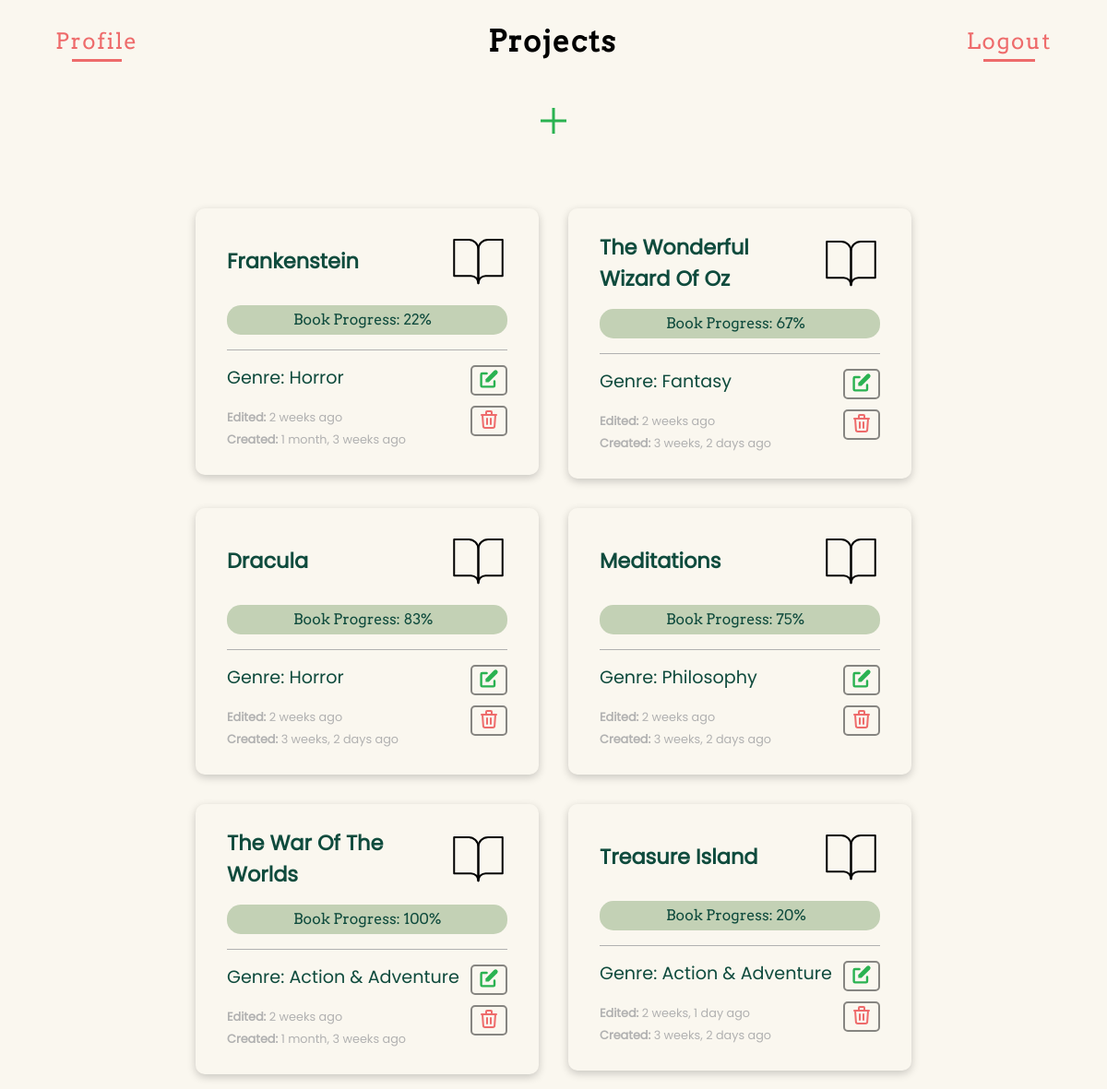
Screenshot of / (signed in) with the database file from the repository.
### writeoff/models.py (models this page shows, shortened)
class Project(models.Model):
    author = models.ForeignKey(
        User, on_delete=models.CASCADE, related_name="creator")
    title = models.CharField(max_length=60)
    slug = models.SlugField(unique=True, blank=True, null=True)
    genre = models.ForeignKey(
        Genre, on_delete=models.CASCADE, related_name="project")
    content = models.TextField(blank=True)
    created = models.DateTimeField(auto_now_add=True)
    edited = models.DateTimeField(auto_now=True)
    completed = models.BooleanField(default=False)
    def progress(self):
        try:
            totalEvents = self.timeline.all().count()
            completedEvents = self.timeline.filter(completed=True).count()
            return round((completedEvents/totalEvents)*100)
        except (AttributeError, ZeroDivisionError):
            return 0
    class Meta:
        ordering = ['-edited']

class Genre(models.Model):
    name = models.CharField(max_length=50, blank=True, null=True)
    def __str__(self):
        return self.name
    class Meta:
        ordering = ['name']

### writeoff/views.py (the view, shortened to what this page needs)
# urls.py: path("", views.index, name='index'),
@login_required
def index(request):
    projects = Project.objects.filter(author=request.user)
    genres = Genre.objects.all()
    for project in projects:
        if project.progress() == 100:
            if project.completed != True:
                project.completed = True
                project.save()
        if project.completed == True:
            if project.progress() < 100:
                project.completed = False
                project.save()
    return render(request, "index.html", {
        'form': ProjectForm(),
        'projects': projects,
        'genres': genres
    })

### writeoff/templates/index.html (shortened to what this page needs)
{% load static %}
{% load humanize %}
<!DOCTYPE html>
<html lang="en">
<head>
    <link href="{% static 'styles.css' %}" rel="stylesheet">
</head>
<body>
    {% block body %}
        <div class="project-container">
            <header class="project-header">
                <div class="project-nav">
                    <div class="project-nav-logout nav-user">
                        <a href="{% url 'profile' user.id %}">Profile</a>
                    </div>
                    <div class="project-nav-title">
                        <h1>Projects</h1>
                    </div>
                    <div class="project-nav-logout">
                        <a href="{% url 'logout' %}">Logout</a>
                    </div>
                </div>
                <div class="project-form-container">
                    <div class="project-expand">
                        <button aria-description="Add a project" class="add-project"><svg xmlns="http://www.w3.org/2000/svg" height="48" width="48">
                            <path d="M22.5 38V25.5H10v-3h12.5V10h3v12.5H38v3H25.5V38Z" />
                        </svg></button>
                    </div>
                </div>
            </header>
            <div class="card-container">
                {% for project in projects %}
                    <a href="{% url 'overview' project.slug %}">
                        <div class="project-card" data-title="{{ project.title }}" data-genre="{{ project.genre }}" data-slug="{{ project.slug }}" data-id="{{ project.id }}">
                            <div class="card-title">
                                <h3 class="project-title">{{ project.title|title }}</h3>
                                <img src="{% static 'assets/book-open.svg'%}" alt="open book icon">
                            </div>
                            <div class="progress-wrapper">
                                <div class="progress-pill">
                                    <label for="book-progress">Book Progress: {{ project.progress }}%</label>
                                </div>
                            </div>
                            <div class="card-bottom">
                                <div class="card-content">
                                    <p>Genre: {{ project.genre }}</p>
                                    <p id="stats-sm"><strong>Edited: </strong>{{ project.edited|naturaltime }}</p>
                                    <p id="stats-sm"><strong>Created: </strong>{{ project.created|naturaltime }}</p>
                                </div>
                                <div class="card-buttons">
                                    <button id="edit-project-btn" class="btn">
                                    </button>
                                    <button id="delete-project-btn" class="btn">
                                    </button>
                                </div>
                            </div>
                        </div>
                    </a>
                {% endfor %}
            </div>
        </div>
    {% endblock %}
</body>
</html>

### writeoff/static/styles.css (style rules this page uses)
body { padding: 0; margin: 0; box-sizing: border-box; font-family: "Poppins", sans-serif; line-height: 1.5; background-color: #faf7ef; min-height: 100vh; }
[class^="icon"] { display: relative; height: 24px; }
.card-container { display: flex; flex-direction: row; flex-wrap: wrap; justify-content: center; align-items: flex-start; }
.card-container a { text-decoration: none; }
.project-container { width: 100%; padding: 0; display: flex; flex-direction: column; justify-content: center; align-items: center; }
.project-container h1 { font-family: "Arvo", serif; letter-spacing: 0.1rem; }
.project-header { display: flex; flex-direction: column; align-items: center; justify-content: center; width: 100%; margin-bottom: 2rem; }
.project-nav { display: flex; align-items: center; justify-content: space-between; width: 90%; position: relative; }
.project-nav-logout, .nav-user { text-decoration: none; font-family: "Arvo", serif; letter-spacing: 0.1rem; color: #ee6b6b; position: relative; }
.project-nav-logout a { text-decoration: none; font-size: 1.5rem; font-family: "Arvo", serif; letter-spacing: 0.1rem; color: #ee6b6b; }
.project-nav-logout a::after { position: absolute; content: ""; height: 0.2rem; bottom: -4px; left: 0; right: 0; background: #ee6b6b; z-index: 10; width: 60%; margin: 0 auto; transition: all linear 0.3s; }
.project-form-container { display: flex; flex-direction: column; justify-content: center; align-items: center; margin-block: 1rem; }
.add-project { all: unset; cursor: pointer; fill: #2ab251; transition: all 0.3s linear; }
.project-title, .project-genre { width: 200px; }
.project-card { border-radius: 10px; width: 19rem; padding: 1.5rem 2rem 1.5rem 2rem; color: #0f4b3d; border: 2px solid transparent; box-shadow: 0 3px 10px rgb(0 0 0 / 0.2); transition: transform 0.2s; margin: 1rem; }
.card-title { display: flex; justify-content: space-between; align-items: center; font-size: 1.2rem; margin-bottom: 1rem; overflow: hidden; text-overflow: ellipsis; }
.card-title h3 { margin: 0; }
.card-bottom { display: flex; justify-content: space-between; }
.card-content { display: flex; flex-direction: column; justify-content: end; align-items: flex-start; }
.card-content p { margin-top: 1rem; margin-bottom: 0; font-size: 1.2rem; }
.card-content p:first-child { margin-bottom: 1rem; }
#stats-sm { font-size: 0.8rem; margin: 0; line-height: 1.5rem; color: #b1b1b1; }
.progress-wrapper { display: flex; position: relative; flex-direction: column; justify-content: center; align-items: center; border-bottom: 1px solid #b1b1b1; padding-bottom: 1rem; }
.progress-pill { position: relative; width: 100%; height: 2rem; margin: auto; text-align: center; background-color: #c3d1b5; border-radius: 15px; z-index: -1; }
.progress-pill label { position: absolute; z-index: 10; font-family: "Arvo", serif; top: 50%; transform: translateY(-50%); }
.icon-edit { fill: #2ab251; }
.card-buttons { display: flex; flex-direction: column; justify-content: space-between; align-items: center; padding-block: 1rem; }
.btn { cursor: pointer; border: 2px solid rgba(20, 20, 20, 0.5); border-radius: 5px; background-color: transparent; }
.btn > svg, .icon-delete { transition: all 0.2s cubic-bezier(0.075, 0.82, 0.165, 1); }

### rows the page displays
Project: title "Frankenstein", progress "22", genre "Horror", edited "2 weeks ago", created "1 month, 3 weeks ago"
Project: title "The Wonderful Wizard Of Oz", progress "67", genre "Fantasy", edited "2 weeks ago", created "3 weeks, 2 days ago"
Project: title "Dracula", progress "83", genre "Horror", edited "2 weeks ago", created "3 weeks, 2 days ago"
Project: title "Meditations", progress "75", genre "Philosophy", edited "2 weeks ago", created "3 weeks, 2 days ago"
Project: title "The War Of The Worlds", progress "100", genre "Action & Adventure", edited "2 weeks ago", created "1 month, 3 weeks ago"
Project: title "Treasure Island", progress "20", genre "Action & Adventure", edited "2 weeks, 1 day ago", created "3 weeks, 2 days ago"
